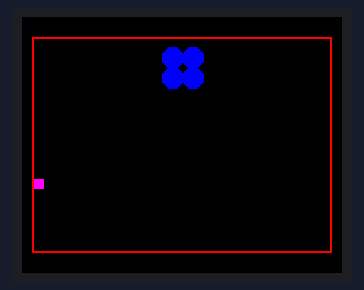
Bench run of a sketch on a simulated Arduino Uno, built with avr-gcc and run on an emulated ATmega328P. Parts: 160×128 colour display.

Above: at 0.1 s.
At 1.18 s:
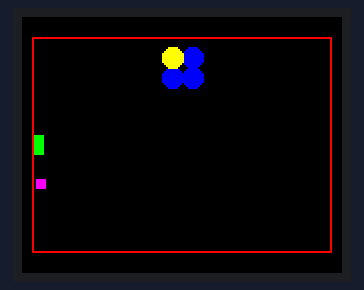
At 10.79 s:
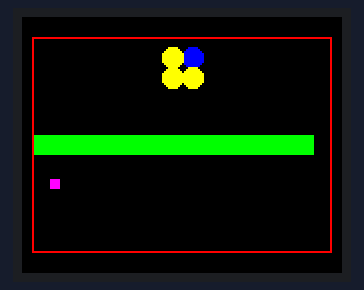
At 20.42 s:
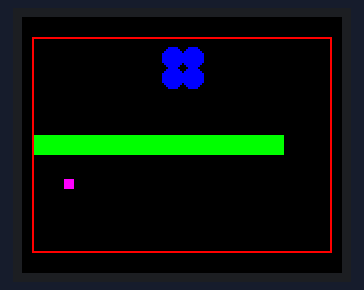
At 30.04 s:
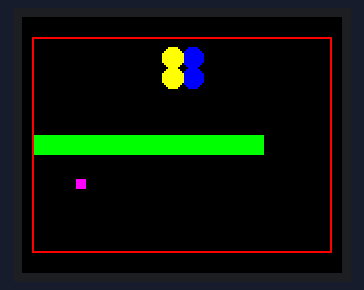
At 39.66 s:
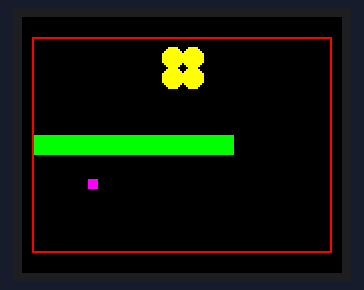

The sketch:

test1_jcvargasq.ino
```cpp
/*
Test 1

Juan Camilo Vargas Q.
Tecnologia Digital
Universidad Nacional de Colombia
2020-05-04
*/
#include <TFT.h>
#include <SPI.h>
// Screen definitions and initialization
#define cs   10
#define dc   9
#define rst  8
TFT TFTscreen = TFT(cs, dc, rst);

// Some ready-made 16-bit ('565') color settings:
#define COLOR_BLACK 0x0000
#define COLOR_WHITE 0xFFFF
#define COLOR_RED 0xF800
#define COLOR_GREEN 0x07E0
#define COLOR_BLUE 0x001F
#define COLOR_CYAN 0x07FF
#define COLOR_MAGENTA 0xF81F
#define COLOR_YELLOW 0xFFE0
#define COLOR_ORANGE 0xFC00

// Ball parameters
#define BALL_SIZE 5
#define BALL_INITX 6
#define BALL_INITY 62


// TIME PARAMETERS
#define MILLIS_A1 800
#define MILLIS_A2 350
#define MILLIS_A3 30

// Court parameters
#define COURT_X 5
#define COURT_Y 10
#define COURT_W 150
#define COURT_H 108

// Ball structure
struct ball_t {
	word color;
	int width;
	int height;
	float posX;
	float posY;
	float oldX;
	float oldY;
	int speedX;
	int speedY;
};
ball_t ball; // ball instance

// Court structure
struct court_t {
	int top;
	int bottom;
	int left;
	int right;
};
court_t court; // court instance

enum state_t {	s0, s1, s2, s3, s4, s5}; // ball states
state_t square_state = s0;
state_t bar_state = s0;
state_t ball_state = s0;

unsigned long prev_millis_a1 = 0;
unsigned long prev_millis_a2 = 0;
unsigned long prev_millis_a3 = 0;

int cx[4]={75, 75, 85, 85};
int cy[4]={20, 30, 30, 20};


void setup() {
	TFTscreen.begin(); // initialize the display
	TFTscreen.background(0, 0, 0); // black background

	// Court initialization
	court.top = COURT_Y;
	court.bottom = COURT_Y + COURT_H;
	court.left = COURT_X;
	court.right = COURT_X + COURT_W;
	// Draw court
	TFTscreen.drawRect(COURT_X, COURT_Y, COURT_W, COURT_H, COLOR_RED);

	// Ball initialization
	ball.color = COLOR_MAGENTA;
	ball.width = BALL_SIZE;
	ball.height = BALL_SIZE;
	ball.posX = court.left+1;
	ball.posY = 3*(court.bottom-court.top)/4;
	ball.speedX = 1;
	ball.speedY = 1;

	TFTscreen.fillRect(ball.posX, ball.posY, ball.width, ball.height, ball.color);


	for(int i = 0; i<4; i++){
		TFTscreen.fillCircle(cx[i], cy[i], 5, COLOR_BLUE);
	}
	delay(1000);
}

void loop() {
	//TFTscreen.drawRect(COURT_X, COURT_Y, COURT_W, COURT_H, COLOR_RED);
	if(millis() > prev_millis_a1 + MILLIS_A1){
		prev_millis_a1 = millis();
		A1();
	}
	if(millis() > prev_millis_a2 + MILLIS_A2){
		prev_millis_a2 = millis();
		A2();
	}
	if(millis() > prev_millis_a3 + MILLIS_A3){
		prev_millis_a3 = millis();
		A3();
	}

}

void A1(){
	static int count = 0;
	if(count == 4){
		count = 0;
		for(int i = 0; i<4; i++){
			TFTscreen.fillCircle(cx[i], cy[i], 5, COLOR_BLUE);
		}
	}else{
		TFTscreen.fillCircle(cx[count], cy[count], 5, COLOR_YELLOW);
		count++;
	}
}

void A2(){
	static int x = 6;
	if (x < court.right - 5){
		TFTscreen.fillRect(x, 59, 5, 10, COLOR_GREEN);
		x += 5;
	} else {
		TFTscreen.fillRect(6, 59, 148, 10, COLOR_BLACK);
		x = 6;
	}
}

void A3() {
	static int count = 0;
	ball.oldX = ball.posX;
	ball.oldY = ball.posY;

	switch(ball_state) {
		case s0: // The ball moves horizontally
			ball.posX += ball.speedX;
			if(ball.posX == (160)/2 - 2){
				ball_state=s1;
			} else if (ball.posX == (court.right)-ball.width-1){
				ball.posX = court.left+1;
				ball.posY = 3*(court.bottom-court.top)/4;
			}
			break;

		case s1: // The ball moves vertically
			ball.posY += ball.speedY;
			if(ball.posY > (court.bottom-ball.height)-2){
				count++;
				ball.speedY*=-1;
				if(count==3){
					ball_state = s0;
					count=0;
				}
			} else  if(ball.posY < 3*(court.bottom-court.top)/4){
				ball.speedY*=-1;
			}
			break;
	}
	if (ball.oldX != ball.posX || ball.oldY != ball.posY) {
		drawBall(&ball);
	}
}

void drawBall(ball_t *ball) {
	TFTscreen.fillRect(ball->oldX, ball->oldY, ball->width, ball->height, COLOR_BLACK);
	TFTscreen.fillRect(ball->posX, ball->posY, ball->width, ball->height, ball->color);
}
```
